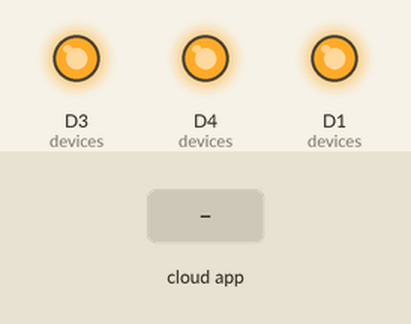
This sketch was run on a simulated ESP8266 (NodeMCU). Shown: output pins drawn as LEDs (lit = HIGH). The inputs (shaded band) are chosen by the test bench. WiFi joins after 1.5 s; servers stay silent unless stated; not simulated (calls return 0 or success): credentials.h; what the sketch prints to the serial monitor is not drawn.

Above: at 2.7 s.
2.8 s: the phone or cloud app sets switch.kitchen to 0
At 4.0 s:
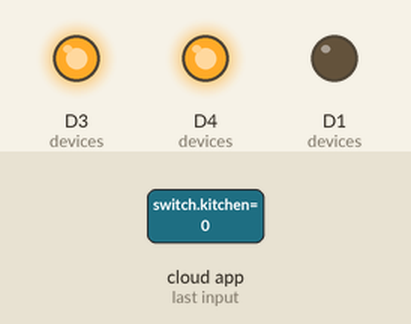
4.3 s: the phone or cloud app sets switch.livingroom to 0
At 5.4 s:
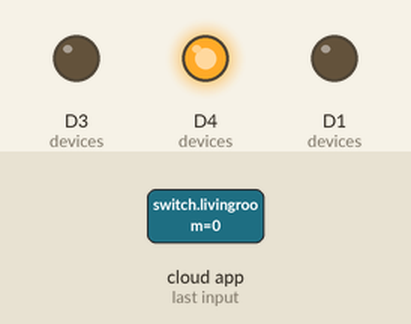
5.8 s: the phone or cloud app sets switch.kitchen to 1
At 6.5 s:
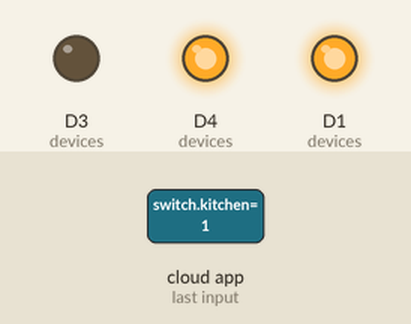
7.3 s: the phone or cloud app sets switch.bedroom to 0
At 7.7 s:
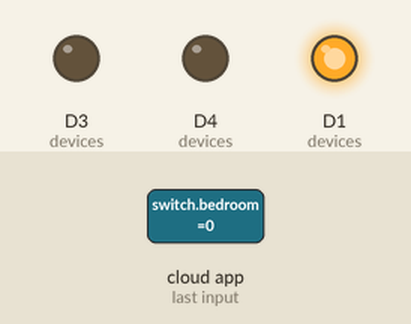
8.8 s: the phone or cloud app sets switch.livingroom to 1
At 10.0 s:
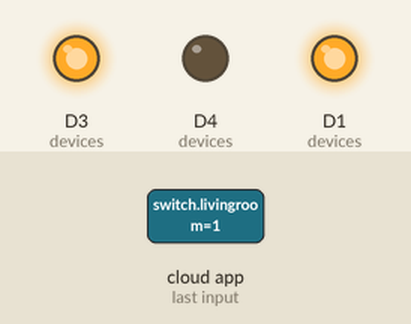
10.3 s: the phone or cloud app sets switch.everything to 0
At 11.2 s:
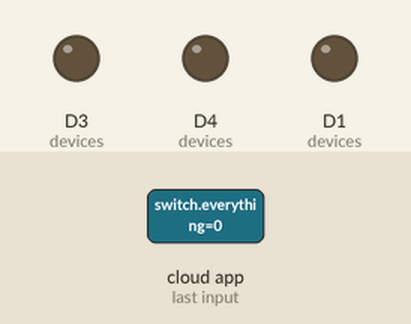
Timing chart, 0 to 12.8 s (numbered marks = the images above; inputs shaded):
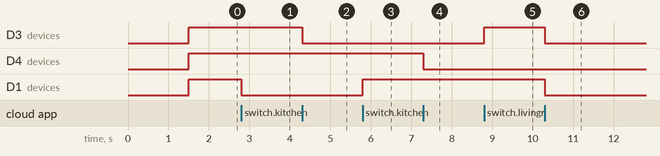

The sketch:

sketch.ino
```cpp
#include <Arduino.h>
#include <fauxmoESP.h>
#include "device.h"
#include "wifi.h"

#define SERIAL_BAUDRATE   115200
#define DEVICES_NUMBER    3

// Device id corresponds to its index
device devices[DEVICES_NUMBER] = {
  { pin: D1 , name: "switch kitchen"    },
  { pin: D3 , name: "switch livingroom" },
  { pin: D4 , name: "switch bedroom"    }
};

fauxmoESP fauxmo;

void setup() {

  Serial.begin(SERIAL_BAUDRATE);
  Serial.println();
  Serial.println();

  wifiSetup();
  fauxmo.enable(true);

  // Add LED devices
  for (int i = 0; i < DEVICES_NUMBER; i++) {
    pinMode(devices[i].pin, OUTPUT);
    digitalWrite(devices[i].pin, HIGH);

    // Add virtual device
    fauxmo.addDevice(devices[i].name);
  }

  // Add virtual groups
  fauxmo.addDevice("switch everything");

  fauxmo.onSetState([](unsigned char device_id, const char * device_name, bool state) {
    Serial.printf("[MAIN] Device #%d (%s) state: %s\n", device_id, device_name, state ? "ON" : "OFF");
    switch(device_id){
      case 0:
      case 1:
      case 2:
        digitalWrite(devices[device_id].pin, state);
        break;
      case 3:
        for (int i = 0; i < DEVICES_NUMBER; i++) {
          digitalWrite(devices[i].pin, state);
        }
        break;
      default:
        Serial.printf("Unhandled device #%d\n", device_id);
        break;
    }
  });

}

void loop() {
  fauxmo.handle();
}
```

device.h
```cpp
typedef struct device {
  uint8_t pin;
  const char * name;
};
```

wifi.cpp
```cpp
#include <ESP8266WiFi.h>
#include "credentials.h"

void wifiSetup() {

  // Set WIFI module to STA mode
  WiFi.mode(WIFI_STA);

  // Connect
  Serial.printf("[WIFI] Connecting to %s ", WIFI_SSID);
  WiFi.begin(WIFI_SSID, WIFI_PASS);

  // Wait
  while (WiFi.status() != WL_CONNECTED) {
    Serial.print(".");
    delay(100);
  }
  Serial.println();

  // Connected!
  Serial.printf("[WIFI] STATION Mode, SSID: %s, IP address: %s\n", WiFi.SSID().c_str(), WiFi.localIP().toString().c_str());

}
```

wifi.h
```cpp
void wifiSetup();
```

Measured:
- after the input at 2.8 s, D1 (devices): HIGH → LOW at once
- after the input at 4.3 s, D3 (devices): HIGH → LOW at once
- after the input at 5.8 s, D1 (devices): LOW → HIGH at once
- after the input at 7.3 s, D4 (devices): HIGH → LOW at once
- after the input at 8.8 s, D3 (devices): LOW → HIGH at once
- after the input at 10.3 s, D3 (devices), D1 (devices): HIGH → LOW at once
